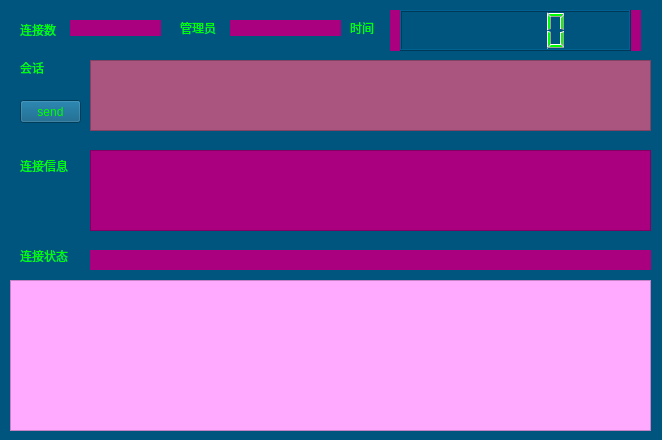
<?xml version="1.0" encoding="UTF-8"?>
<ui version="4.0">
 <class>MainWindow</class>
 <widget class="QMainWindow" name="MainWindow">
  <property name="geometry">
   <rect>
    <x>0</x>
    <y>0</y>
    <width>662</width>
    <height>440</height>
   </rect>
  </property>
  <property name="minimumSize">
   <size>
    <width>662</width>
    <height>440</height>
   </size>
  </property>
  <property name="maximumSize">
   <size>
    <width>662</width>
    <height>440</height>
   </size>
  </property>
  <property name="windowTitle">
   <string>实验室设备管理系统-服务器</string>
  </property>
  <property name="windowIcon">
   <iconset>
    <normaloff>ico/admin.ico</normaloff>ico/admin.ico</iconset>
  </property>
  <property name="styleSheet">
   <string notr="true">background-color: rgb(0, 85, 127);
color: rgb(0, 255, 0);</string>
  </property>
  <widget class="QWidget" name="centralWidget">
   <widget class="QLabel" name="label">
    <property name="geometry">
     <rect>
      <x>20</x>
      <y>20</y>
      <width>51</width>
      <height>20</height>
     </rect>
    </property>
    <property name="text">
     <string>连接数</string>
    </property>
   </widget>
   <widget class="QLabel" name="ConCount">
    <property name="geometry">
     <rect>
      <x>70</x>
      <y>20</y>
      <width>91</width>
      <height>16</height>
     </rect>
    </property>
    <property name="styleSheet">
     <string notr="true">background-color: rgb(170, 0, 127);</string>
    </property>
    <property name="text">
     <string/>
    </property>
   </widget>
   <widget class="QLabel" name="label_3">
    <property name="geometry">
     <rect>
      <x>350</x>
      <y>20</y>
      <width>31</width>
      <height>16</height>
     </rect>
    </property>
    <property name="text">
     <string>时间</string>
    </property>
   </widget>
   <widget class="QLabel" name="time">
    <property name="geometry">
     <rect>
      <x>390</x>
      <y>10</y>
      <width>251</width>
      <height>41</height>
     </rect>
    </property>
    <property name="styleSheet">
     <string notr="true">background-color: rgb(170, 0, 127);</string>
    </property>
    <property name="text">
     <string/>
    </property>
   </widget>
   <widget class="QLabel" name="label_5">
    <property name="geometry">
     <rect>
      <x>180</x>
      <y>20</y>
      <width>41</width>
      <height>16</height>
     </rect>
    </property>
    <property name="text">
     <string>管理员</string>
    </property>
   </widget>
   <widget class="QLabel" name="manager">
    <property name="geometry">
     <rect>
      <x>230</x>
      <y>20</y>
      <width>111</width>
      <height>16</height>
     </rect>
    </property>
    <property name="styleSheet">
     <string notr="true">background-color: rgb(170, 0, 127);</string>
    </property>
    <property name="text">
     <string/>
    </property>
   </widget>
   <widget class="QScrollArea" name="scrollArea">
    <property name="geometry">
     <rect>
      <x>10</x>
      <y>280</y>
      <width>641</width>
      <height>151</height>
     </rect>
    </property>
    <property name="styleSheet">
     <string notr="true">background-color: rgb(255, 170, 255);</string>
    </property>
    <property name="widgetResizable">
     <bool>true</bool>
    </property>
    <widget class="QWidget" name="scrollAreaWidgetContents">
     <property name="geometry">
      <rect>
       <x>0</x>
       <y>0</y>
       <width>639</width>
       <height>149</height>
      </rect>
     </property>
    </widget>
   </widget>
   <widget class="QLabel" name="label_7">
    <property name="geometry">
     <rect>
      <x>20</x>
      <y>60</y>
      <width>31</width>
      <height>16</height>
     </rect>
    </property>
    <property name="text">
     <string>会话</string>
    </property>
   </widget>
   <widget class="QLabel" name="label_4">
    <property name="geometry">
     <rect>
      <x>20</x>
      <y>160</y>
      <width>54</width>
      <height>12</height>
     </rect>
    </property>
    <property name="text">
     <string>连接信息</string>
    </property>
   </widget>
   <widget class="QLabel" name="Constatus">
    <property name="geometry">
     <rect>
      <x>90</x>
      <y>250</y>
      <width>561</width>
      <height>20</height>
     </rect>
    </property>
    <property name="styleSheet">
     <string notr="true">background-color: rgb(170, 0, 127);</string>
    </property>
    <property name="text">
     <string/>
    </property>
   </widget>
   <widget class="QLabel" name="label_6">
    <property name="geometry">
     <rect>
      <x>20</x>
      <y>250</y>
      <width>54</width>
      <height>12</height>
     </rect>
    </property>
    <property name="text">
     <string>连接状态</string>
    </property>
   </widget>
   <widget class="QPushButton" name="sendButton">
    <property name="geometry">
     <rect>
      <x>20</x>
      <y>100</y>
      <width>61</width>
      <height>23</height>
     </rect>
    </property>
    <property name="text">
     <string>send</string>
    </property>
   </widget>
   <widget class="QPlainTextEdit" name="chat">
    <property name="geometry">
     <rect>
      <x>90</x>
      <y>60</y>
      <width>561</width>
      <height>71</height>
     </rect>
    </property>
    <property name="styleSheet">
     <string notr="true">background-color: rgb(170, 85, 127);</string>
    </property>
   </widget>
   <widget class="QTextBrowser" name="hostInfo">
    <property name="enabled">
     <bool>true</bool>
    </property>
    <property name="geometry">
     <rect>
      <x>90</x>
      <y>150</y>
      <width>561</width>
      <height>81</height>
     </rect>
    </property>
    <property name="styleSheet">
     <string notr="true">background-color: rgb(170, 0, 127);</string>
    </property>
   </widget>
   <widget class="QLCDNumber" name="lcdTimer">
    <property name="geometry">
     <rect>
      <x>400</x>
      <y>10</y>
      <width>231</width>
      <height>41</height>
     </rect>
    </property>
   </widget>
  </widget>
 </widget>
 <layoutdefault spacing="6" margin="11"/>
 <resources/>
 <connections/>
</ui>
